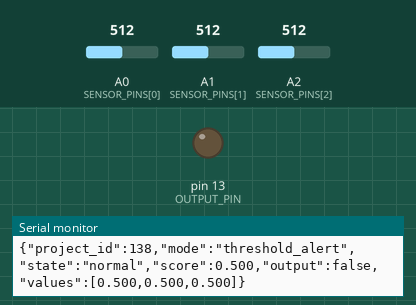
Recording of a sketch running on a simulated Arduino Uno, built with avr-gcc and run on an emulated ATmega328P. Shown: output pins drawn as LEDs (lit = HIGH), the last lines printed to the serial monitor. Inputs (shaded band) come from the test bench; at power-on: A0 (SENSOR_PINS[0]) = 512, A1 (SENSOR_PINS[1]) = 512, A2 (SENSOR_PINS[2]) = 512.

Above: at 2.3 s.
2.4 s: A0 (SENSOR_PINS[0]) set to 899
6.0 s: A0 (SENSOR_PINS[0]) set to 917
At 8.6 s:
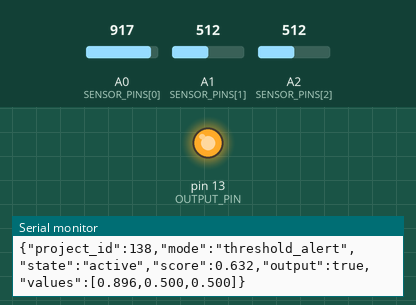
9.6 s: A0 (SENSOR_PINS[0]) set to 900
At 10.9 s:
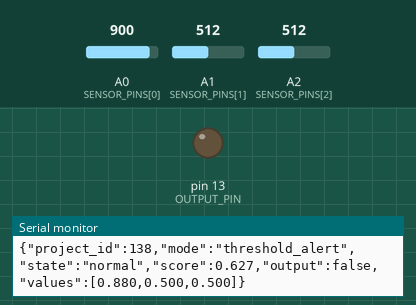
11.2 s: A0 (SENSOR_PINS[0]) set to 1023
At 14.4 s:
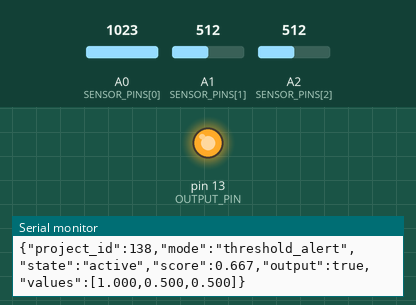
Timing chart, 0 to 15.8 s (numbered marks = the images above; inputs shaded):
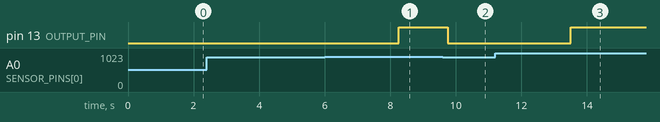

The sketch:

orchard-irrigation-controller-animal-intrusion-alarm.ino
```cpp
#include <Arduino.h>

#ifndef LED_BUILTIN
#define LED_BUILTIN 2
#endif

// Orchard Irrigation Controller Animal Intrusion Alarm
// Roadmap project 138; mode: threshold_alert
constexpr uint8_t SENSOR_PINS[] = {A0, A1, A2};
constexpr size_t SENSOR_COUNT = sizeof(SENSOR_PINS) / sizeof(SENSOR_PINS[0]);
constexpr uint8_t OUTPUT_PIN = LED_BUILTIN;
constexpr unsigned long SAMPLE_INTERVAL_MS = 750UL;
constexpr float TRIGGER_THRESHOLD = 0.63f;
constexpr uint8_t REQUIRED_CONFIRMATIONS = 4;

enum class SystemState : uint8_t { Starting, Normal, Active, Fault };

struct Snapshot {
  float values[SENSOR_COUNT];
  float score;
  bool valid;
};

SystemState state = SystemState::Starting;
unsigned long lastSampleAt = 0;
uint8_t confirmations = 0;
bool outputActive = false;

float normalizeReading(int raw) {
  return constrain(raw / 1023.0f, 0.0f, 1.0f);
}

Snapshot acquireSnapshot() {
  Snapshot snapshot{};
  snapshot.valid = true;
  float sum = 0.0f;
  for (size_t index = 0; index < SENSOR_COUNT; ++index) {
    const int raw = analogRead(SENSOR_PINS[index]);
    if (raw < 0) snapshot.valid = false;
    snapshot.values[index] = normalizeReading(raw);
    sum += snapshot.values[index];
  }
  snapshot.score = sum / SENSOR_COUNT;
  return snapshot;
}

bool decide(const Snapshot &snapshot) {
  if (!snapshot.valid) return false;
  const bool condition = snapshot.score >= TRIGGER_THRESHOLD;
  if (!condition) {
    confirmations = 0;
  } else if (confirmations < REQUIRED_CONFIRMATIONS) {
    confirmations += 1;
  }
  return confirmations >= REQUIRED_CONFIRMATIONS;
}

void applyOutput(bool requested, bool valid) {
  if (!valid) {
    outputActive = false;
    state = SystemState::Fault;
  } else {
    outputActive = requested;
    state = requested ? SystemState::Active : SystemState::Normal;
  }
  digitalWrite(OUTPUT_PIN, outputActive ? HIGH : LOW);
}

const char *stateName() {
  switch (state) {
    case SystemState::Starting: return "starting";
    case SystemState::Normal: return "normal";
    case SystemState::Active: return "active";
    default: return "fault";
  }
}

void publishTelemetry(const Snapshot &snapshot) {
  Serial.print(R"json({"project_id":138,"mode":"threshold_alert","state":")json");
  Serial.print(stateName());
  Serial.print(R"json(","score":)json");
  Serial.print(snapshot.score, 3);
  Serial.print(R"json(,"output":)json");
  Serial.print(outputActive ? "true" : "false");
  Serial.print(R"json(,"values":[)json");
  for (size_t index = 0; index < SENSOR_COUNT; ++index) {
    if (index) Serial.print(',');
    Serial.print(snapshot.values[index], 3);
  }
  Serial.println("]}");
}

void setup() {
  pinMode(OUTPUT_PIN, OUTPUT);
  digitalWrite(OUTPUT_PIN, LOW);
  Serial.begin(115200);
  state = SystemState::Normal;
}

void loop() {
  const unsigned long now = millis();
  if (now - lastSampleAt < SAMPLE_INTERVAL_MS) return;
  lastSampleAt = now;
  const Snapshot snapshot = acquireSnapshot();
  applyOutput(decide(snapshot), snapshot.valid);
  publishTelemetry(snapshot);
}
```

Measured:
- the behaviour switches between 909 and 910 on A0 (SENSOR_PINS[0]) (found by bisection; images 0 and 1)
- after the input at 6.0 s, pin 13 (OUTPUT_PIN): LOW → HIGH after 2.3 s
- after the input at 9.6 s, pin 13 (OUTPUT_PIN): HIGH → LOW after 0.15 s
- after the input at 11.2 s, pin 13 (OUTPUT_PIN): LOW → HIGH after 2.3 s
